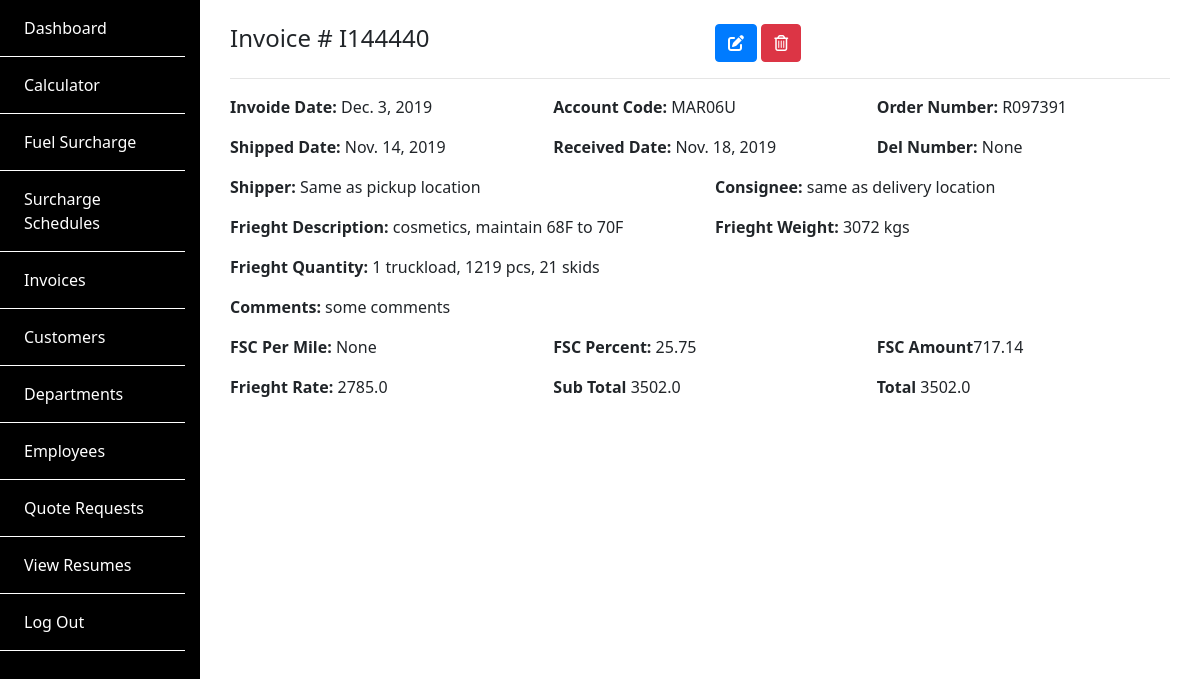
The page /invoices/2/ (signed in) on the database as committed earlier.
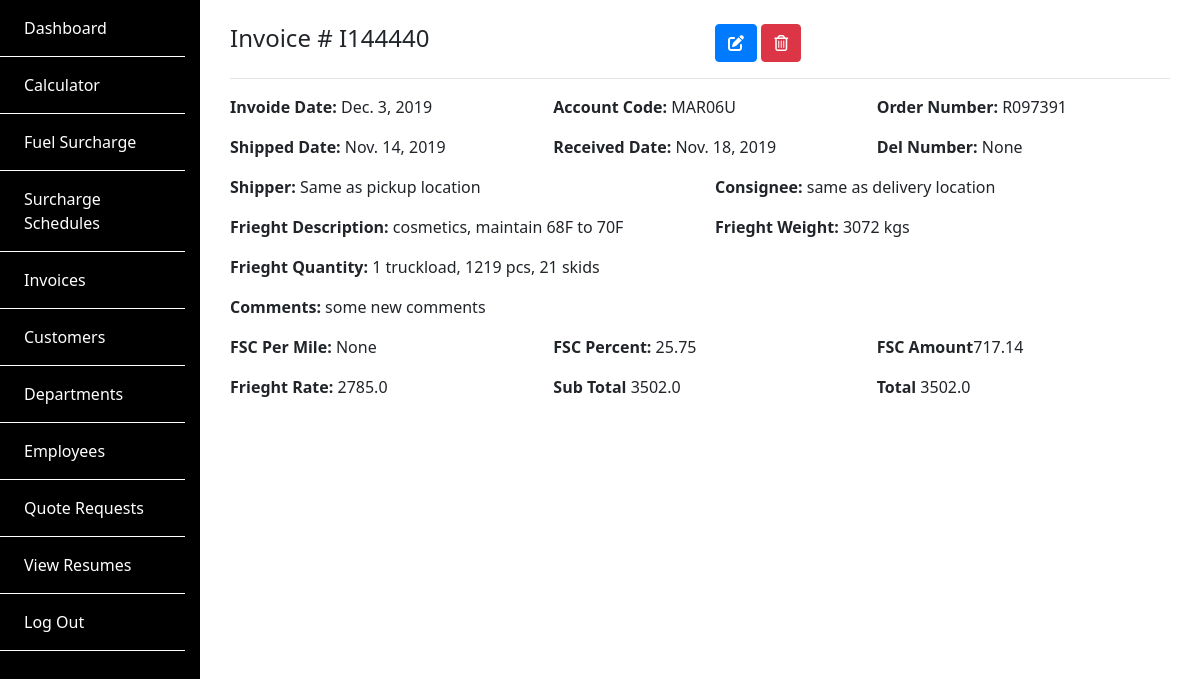
The same page on the database as committed later.
### SiteApp/models.py (models this page shows, shortened)
class Invoice(models.Model):
    invoice_number = models.CharField(max_length=20)
    invoice_date = models.DateField(null=True, blank=True)
    account_code = models.CharField(max_length=20)
    order_number = models.CharField(max_length=20)
    shipped_date = models.DateField(null=True, blank=True)
    received_date = models.DateField(null=True, blank=True)
    del_number = models.CharField(max_length=50, null=True, blank=True)
    shipper = models.CharField(max_length=100)
    consignee = models.CharField(max_length=200)
    frieght_description = models.CharField(max_length=200)
    frieght_weight = models.CharField(max_length=200, null=True, blank=True)
    frieght_quantity = models.CharField(max_length=200, null=True, blank=True)
    comments = models.TextField(null=True, blank=True)
    frieght_rate = models.FloatField(null=True, blank=True)
    miles_travelled = models.FloatField(null=True, blank=True)
    fsc_per_mile = models.FloatField(null=True, blank=True)
    fsc_percent = models.FloatField(null=True, blank=True)
    fsc_amount = models.FloatField(null=True, blank=True)
    sub_total = models.FloatField(null=True, blank=True)
    total = models.FloatField(null=True, blank=True)

### SiteApp/views.py (the view)
# urls.py: path('invoices/<int:id>/', views.ViewInvoice, name="view_invoice"),
@login_required
def ViewInvoice(request, id):
    invoice = Invoice.objects.get(id = id)
    return render(request, 'SiteApp/view_invoice.html', {'invoice': invoice})

### SiteApp/templates/SiteApp/view_invoice.html
{% extends "backend_base.html" %} {% block content %}
<div class="container py-4">
  <div class="row">
    <div class="col-sm-12 col-md-6 col-lg-6 col-xl-6">
      <h4>Invoice # {{invoice.invoice_number}}</h4>
    </div>
    <div class="col-sm-12 col-md-6 col-lg-6 col-xl-6">
        <a href="{% url 'edit_invoice' id=invoice.id %}" class="btn btn-primary text-center"><span><i class="fas fa-edit"></i></span></a>
        <a href="{% url 'delete_invoice' id=invoice.id %}" class="btn btn-danger text-center"><span><i class="far fa-trash-alt"></i></span></a></a>
    </div>
  </div>
  <hr>
  <div class="row">
      <div class="col-sm-12 col-md-4 col-lg-4 col-lg-4">
          <p> <strong > Invoide Date: </strong>{{invoice.invoice_date}}</p>
      </div>
        <div class="col-sm-12 col-md-4 col-lg-4 col-lg-4">
            <p> <strong > Account Code: </strong>{{invoice.account_code}}</p>
        </div>
        <div class="col-sm-12 col-md-4 col-lg-4 col-lg-4">
            <p> <strong > Order Number: </strong>{{invoice.order_number}}</p>
        </div>
  </div>
    <div class="row">
        <div class="col-sm-12 col-md-4 col-lg-4 col-lg-4">
            <p> <strong > Shipped Date: </strong>{{invoice.shipped_date}}</p>
        </div>
        <div class="col-sm-12 col-md-4 col-lg-4 col-lg-4">
            <p> <strong > Received Date: </strong>{{invoice.received_date}}</p>
        </div>
        <div class="col-sm-12 col-md-4 col-lg-4 col-lg-4">
            <p> <strong > Del Number: </strong>{{invoice.del_number}}</p>
        </div>
    </div>
    <div class="row">
        <div class="col-sm-12 col-md-6 col-lg-6 col-lg-6">
            <p> <strong > Shipper: </strong>{{invoice.shipper}}</p>
        </div>
        <div class="col-sm-12 col-md-6 col-lg-6 col-lg-6">
            <p> <strong > Consignee: </strong>{{invoice.consignee}}</p>
        </div>
    </div>
    <div class="row">
        <div class="col-sm-12 col-md-6 col-lg-6 col-lg-6">
            <p> <strong > Frieght Description: </strong>{{invoice.frieght_description}}</p>
        </div>
        <div class="col-sm-12 col-md-6 col-lg-6 col-lg-6">
            <p> <strong > Frieght Weight: </strong>{{invoice.frieght_weight}}</p>
        </div>
        <div class="col-sm-12 col-md-6 col-lg-6 col-lg-6">
            <p> <strong > Frieght Quantity: </strong>{{invoice.frieght_quantity}}</p>
        </div>
    </div>
    <div class="row">
        <div class="col-12">
            <p><strong>Comments: </strong>{{invoice.comments}}</p>
        </div>
    </div>
    <div class="row">
        <div class="col-sm-12 col-md-4 col-lg-4 col-lg-4">
            <p> <strong> FSC Per Mile: </strong>{{invoice.fsc_per_mile}}</p>
        </div>
        <div class="col-sm-12 col-md-4 col-lg-4 col-lg-4">
            <p> <strong> FSC Percent: </strong>{{invoice.fsc_percent}}</p>
        </div>
        <div class="col-sm-12 col-md-4 col-lg-4 col-lg-4">
            <p> <strong> FSC Amount</strong>{{invoice.fsc_amount}}</p>
        </div>
    </div>
    <div class="row">
        <div class="col-sm-12 col-md-4 col-lg-4 col-lg-4">
            <p> <strong> Frieght Rate: </strong>{{invoice.frieght_rate}}</p>
        </div>
        <div class="col-sm-12 col-md-4 col-lg-4 col-lg-4">
            <p> <strong> Sub Total </strong>{{invoice.sub_total}}</p>
        </div>
        <div class="col-sm-12 col-md-4 col-lg-4 col-lg-4">
            <p> <strong> Total </strong>{{invoice.total}}</p>
        </div>
    </div>
</div>
{% endblock %}

Rows that differ between the two databases and show on the page:
changed Invoice "MAR06U": comments "some comments" → "some new comments"
